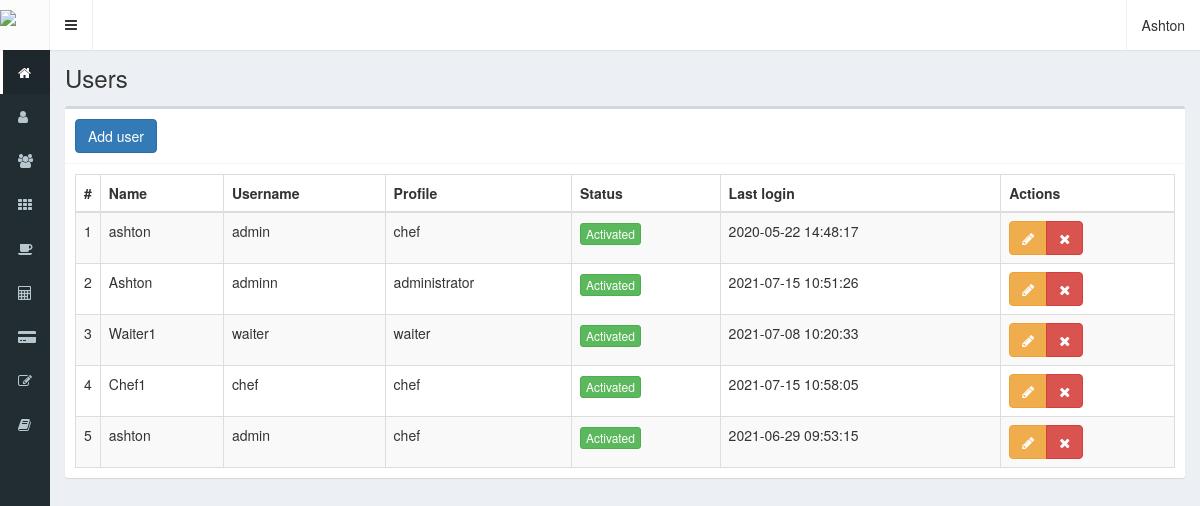
Screenshot of /users (signed in) with the database file from the repository.
### tables this page shows
CREATE TABLE `users` (
  `id` int NOT NULL,
  `name` text NOT NULL,
  `user` text NOT NULL,
  `password` text NOT NULL,
  `profile` text NOT NULL,
  `status` int NOT NULL,
  `lastLogin` datetime NOT NULL,
  `date` timestamp NOT NULL DEFAULT CURRENT_TIMESTAMP ON UPDATE CURRENT_TIMESTAMP
);

### controllers/template.controller.php (called while the page is built)
<?php
class TemplateController {
	public function TemplatesController(){
		include "views/template.php";
	}
}

### index.php (called while the page is built, shortened)
<?php
require_once "controllers/template.controller.php";
require_once "controllers/users.controller.php";
require_once "controllers/opentables.controller.php";
require_once "models/users.model.php";
$template = new TemplateController();
$template -> TemplatesController();

### controllers/users.controller.php (called while the page is built, shortened)
<?php
class UserController{
	public static function ShowUsersController($item, $value){
		$table = "users";
		$answer = UserModel::ShowUsersModel($table, $item, $value);
		return $answer;
	}
}

### models/connection.php (called while the page is built)
<?php
class Connection{
	public static function connect(){
		$link = new PDO("mysql:host=localhost;dbname=restaurantpos", "root", "");
        $link->setAttribute(PDO::ATTR_ERRMODE, PDO::ERRMODE_EXCEPTION);
		$link -> exec("set names utf8");
		return $link;
	}
}

### models/users.model.php (called while the page is built, shortened)
<?php
require_once "connection.php";
class UserModel{
	public static function ShowUsersModel($table, $item, $value){
		if($item != null){
			$stmt = Connection::connect()->prepare("SELECT * FROM $table WHERE $item = :$item");
			$stmt -> bindParam(":".$item, $value, PDO::PARAM_STR);
			$stmt -> execute();
			return $stmt -> fetch();
		}else{
			$stmt = Connection::connect()->prepare("SELECT * FROM $table");
			$stmt -> execute();
			return $stmt -> fetchAll();
		}
	}
}

### views/modules/users.php (the view, shortened to what this page needs)
<div class="content-wrapper">
  <section class="content-header">
    <h1> Users </h1>
  </section>
  <section class="content">
    <div class="box">
      <div class="box-header with-border">
        <button class="btn btn-primary" data-toggle="modal" data-target="#addUser">
          Add user
        </button>
      </div>
      <div class="box-body">
        <table class="table table-bordered table-striped dt-responsive tables" width="100%">
          <thead>
            <tr>
              <th style="width:10px">#</th>
              <th>Name</th>
              <th>Username</th>
              <th>Profile</th>
              <th>Status</th>
              <th>Last login</th>
              <th>Actions</th>
            </tr>
          </thead>
          <tbody>
            <?php
              $item = null;
              $value = null;
              $users = UserController::ShowUsersController($item, $value);
              foreach ($users as $key => $value) {
                echo '
                  <tr>
                    <td>'.($key+1).'</td>
                    <td>'.$value["name"].'</td>
                    <td>'.$value["user"].'</td>';
                    echo '<td>'.$value["profile"].'</td>';
                    if($value["status"] != 0){
                      echo '<td><button class="btn btn-success btnActivate btn-xs" userId="'.$value["id"].'" userStatus="0">Activated</button></td>';
                    }else{
                      echo '<td><button class="btn btn-danger btnActivate btn-xs" userId="'.$value["id"].'" userStatus="1">Deactivated</button></td>';
                    }
                    echo '<td>'.$value["lastLogin"].'</td>
                    <td>
                      <div class="btn-group">
                        <button class="btn btn-warning btnEditUser" idUser="'.$value["id"].'" data-toggle="modal" data-target="#editUser"><i class="fa fa-pencil"></i></button>
                        <button class="btn btn-danger btnDeleteUser" userId="'.$value["id"].'" username="'.$value["user"].'"><i class="fa fa-times"></i></button>
                      </div>
                    </td>
                  </tr>';
              }
            ?>
          </tbody>
        </table>
      </div>
    </div>
  </section>
</div>

### rows the page displays
users: name "ashton", user "admin", profile "chef", lastLogin "2020-05-22 14:48:17"
users: name "Ashton", user "adminn", profile "administrator", lastLogin "2021-07-15 10:51:26"
users: name "Waiter1", user "waiter", profile "waiter", lastLogin "2021-07-08 10:20:33"
users: name "Chef1", user "chef", profile "chef", lastLogin "2021-07-15 10:58:05"
users: name "ashton", user "admin", profile "chef", lastLogin "2021-06-29 09:53:15"

### other values shown
$_SESSION["name"] "Ashton"
